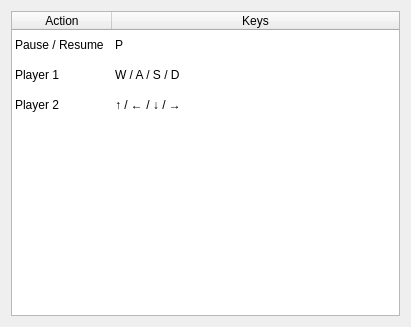
<?xml version="1.0" encoding="UTF-8"?>
<ui version="4.0">
 <class>KeysDialog</class>
 <widget class="QDialog" name="KeysDialog">
  <property name="geometry">
   <rect>
    <x>0</x>
    <y>0</y>
    <width>411</width>
    <height>327</height>
   </rect>
  </property>
  <property name="windowTitle">
   <string>Keys</string>
  </property>
  <property name="modal">
   <bool>true</bool>
  </property>
  <layout class="QGridLayout" name="gridLayout">
   <item row="0" column="0">
    <widget class="QTableWidget" name="tableWidget">
     <property name="autoScroll">
      <bool>true</bool>
     </property>
     <property name="editTriggers">
      <set>QAbstractItemView::NoEditTriggers</set>
     </property>
     <property name="showGrid">
      <bool>false</bool>
     </property>
     <property name="rowCount">
      <number>3</number>
     </property>
     <property name="columnCount">
      <number>2</number>
     </property>
     <attribute name="horizontalHeaderVisible">
      <bool>true</bool>
     </attribute>
     <attribute name="horizontalHeaderCascadingSectionResizes">
      <bool>false</bool>
     </attribute>
     <attribute name="horizontalHeaderMinimumSectionSize">
      <number>49</number>
     </attribute>
     <attribute name="horizontalHeaderStretchLastSection">
      <bool>true</bool>
     </attribute>
     <attribute name="verticalHeaderVisible">
      <bool>false</bool>
     </attribute>
     <attribute name="verticalHeaderShowSortIndicator" stdset="0">
      <bool>false</bool>
     </attribute>
     <attribute name="verticalHeaderStretchLastSection">
      <bool>false</bool>
     </attribute>
     <row/>
     <row/>
     <row/>
     <column>
      <property name="text">
       <string>Action</string>
      </property>
     </column>
     <column>
      <property name="text">
       <string>Keys</string>
      </property>
     </column>
     <item row="0" column="0">
      <property name="text">
       <string>Pause / Resume</string>
      </property>
     </item>
     <item row="0" column="1">
      <property name="text">
       <string>P</string>
      </property>
     </item>
     <item row="1" column="0">
      <property name="text">
       <string>Player 1</string>
      </property>
     </item>
     <item row="1" column="1">
      <property name="text">
       <string>W / A / S / D</string>
      </property>
     </item>
     <item row="2" column="0">
      <property name="text">
       <string>Player 2</string>
      </property>
     </item>
     <item row="2" column="1">
      <property name="text">
       <string>↑ / ← / ↓ / →</string>
      </property>
     </item>
    </widget>
   </item>
  </layout>
 </widget>
 <resources/>
 <connections/>
</ui>
